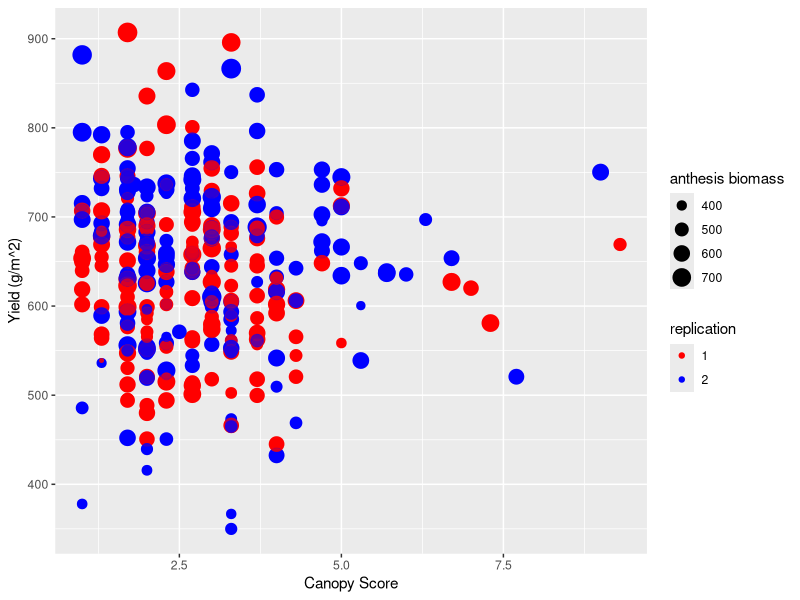
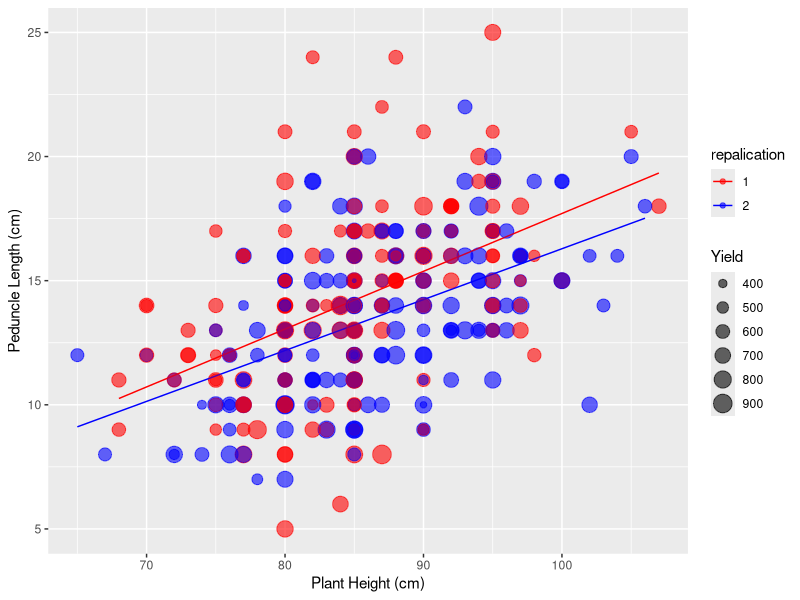
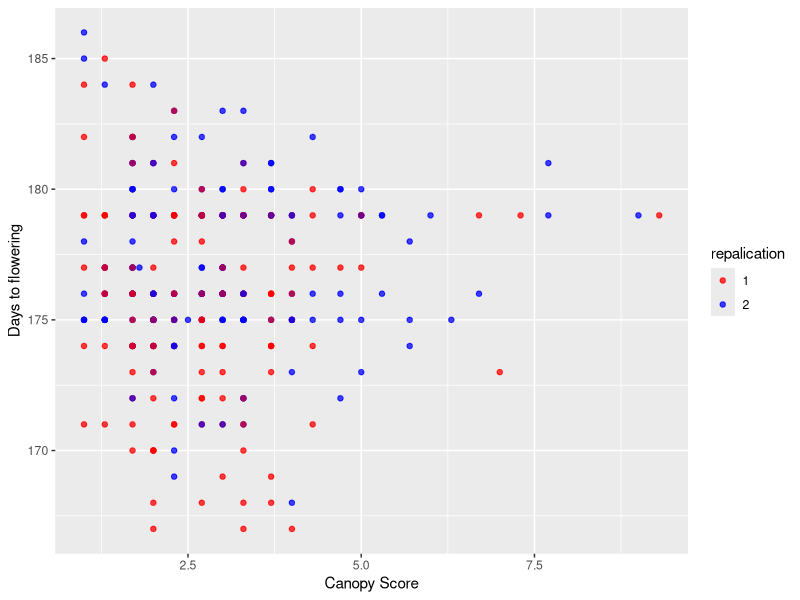

The R source for these figures, in order:
## ---- chunk 1
knitr::opts_chunk$set(
  results = 'asis',
  echo = FALSE,
  warning = FALSE,
  message = FALSE,
  fig.align = 'center'
  )

#Load libraries
library(tidyverse)
library(kableExtra)
## ---- chunk 2
my_ges_2019 <- read_csv("data/my_ges_2019.csv") %>% 
rename('canopy score'= canopy_score,'days to flowering'=flowering_das,'plant height (cm)'=plant_ht,'anthesis biomass (g)'=anthesis_biomass,"peduncle length (cm)"=peduncle_length,'yield (g/m^2)'=plot_yield)

knitr::kable(head(my_ges_2019,n = 5), format = "html", caption = "Key traits measured in spring wheat lines") %>% kable_styling("striped")
## ---- chunk 3
my_ges_2019 <- read_csv("data/my_ges_2019.csv")

my_2019 <-ggplot(data=my_ges_2019,mapping = aes(x = canopy_score, y = plot_yield,color =as.factor(rep), size = anthesis_biomass))+
  geom_point() +
  scale_colour_manual(values = c("red","blue"))
  
my_2019 +
    labs(x="Canopy Score",
         y="Yield (g/m^2)",colour="replication",size="anthesis biomass")+
    geom_point(alpha=0.2)
## ---- chunk 4
my_ges_2019 <- read_csv("data/my_ges_2019.csv")

my_2019 <- ggplot(data = my_ges_2019, aes(x = plant_ht, y = peduncle_length,color =as.factor(rep),size=plot_yield)) +
  geom_point(alpha=0.5) + 
   scale_colour_manual(values = c("red", "blue"))+
  geom_smooth(method = "lm",size=0.5,se=F)
   my_2019+
  labs(x="Plant Height (cm)",
         y="Peduncle Length (cm)",colour="repalication",size="Yield")+
    geom_point(alpha=0.2)
## ---- chunk 5
my_ges_2019 <- read_csv("data/my_ges_2019.csv")

my_2019 <- ggplot(data = my_ges_2019, aes(x = canopy_score, y = flowering_das,color =as.factor(rep))) +
  geom_point(alpha=0.5) + 
   scale_colour_manual(values = c("red", "blue"))
  
   my_2019+
  labs(x="Canopy Score",
         y="Days to flowering",colour="repalication")+
    geom_point(alpha=0.5)
